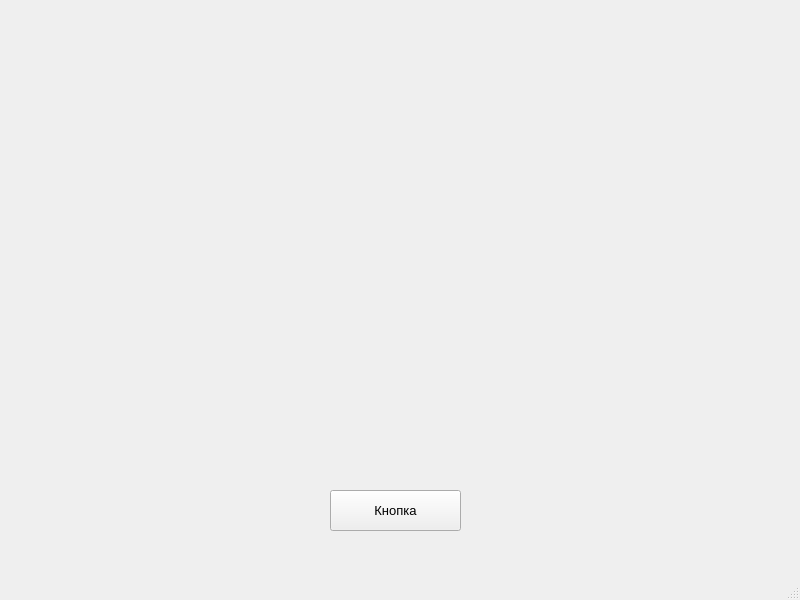
<?xml version="1.0" encoding="UTF-8"?>
<ui version="4.0">
 <class>MainWindow</class>
 <widget class="QMainWindow" name="MainWindow">
  <property name="geometry">
   <rect>
    <x>0</x>
    <y>0</y>
    <width>800</width>
    <height>600</height>
   </rect>
  </property>
  <property name="windowTitle">
   <string>MainWindow</string>
  </property>
  <widget class="QWidget" name="centralwidget">
   <widget class="QPushButton" name="pushButton">
    <property name="geometry">
     <rect>
      <x>330</x>
      <y>490</y>
      <width>131</width>
      <height>41</height>
     </rect>
    </property>
    <property name="font">
     <font>
      <pointsize>10</pointsize>
     </font>
    </property>
    <property name="text">
     <string>Кнопка</string>
    </property>
   </widget>
  </widget>
  <widget class="QMenuBar" name="menubar">
   <property name="geometry">
    <rect>
     <x>0</x>
     <y>0</y>
     <width>800</width>
     <height>26</height>
    </rect>
   </property>
  </widget>
  <widget class="QStatusBar" name="statusbar"/>
 </widget>
 <resources/>
 <connections/>
</ui>
